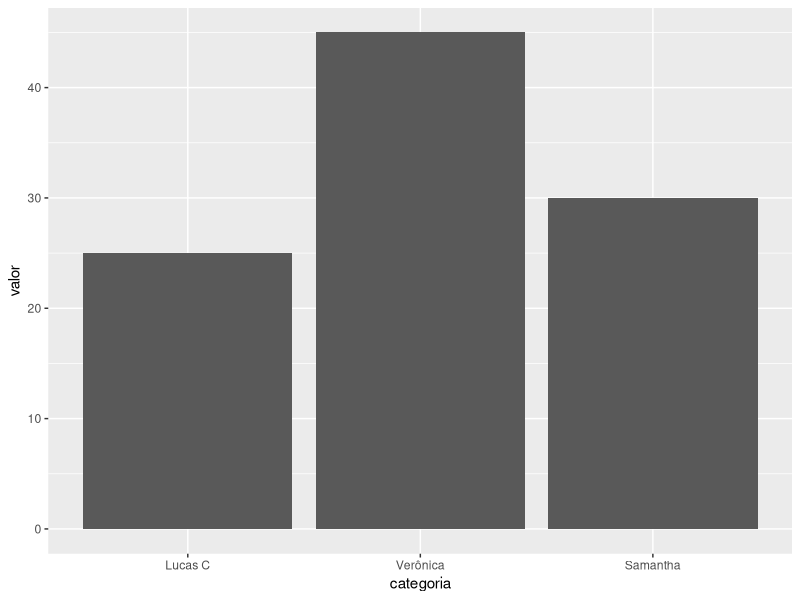
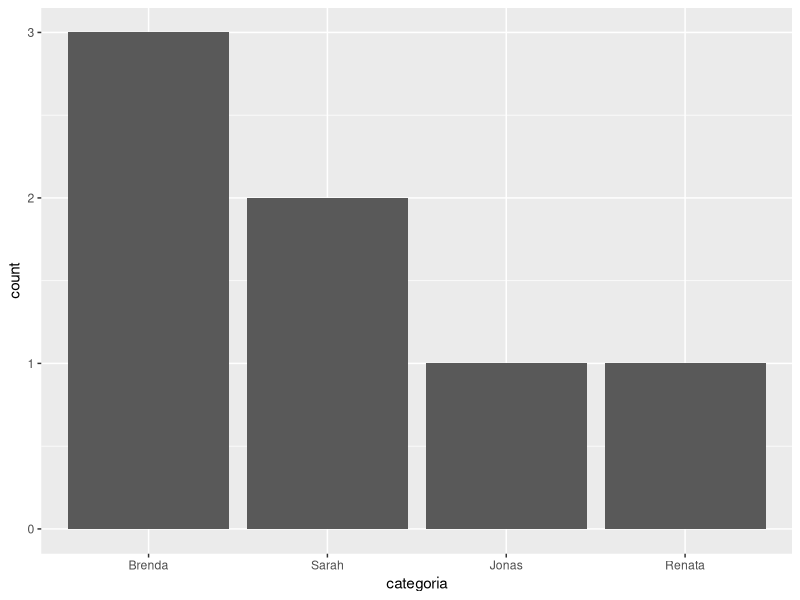
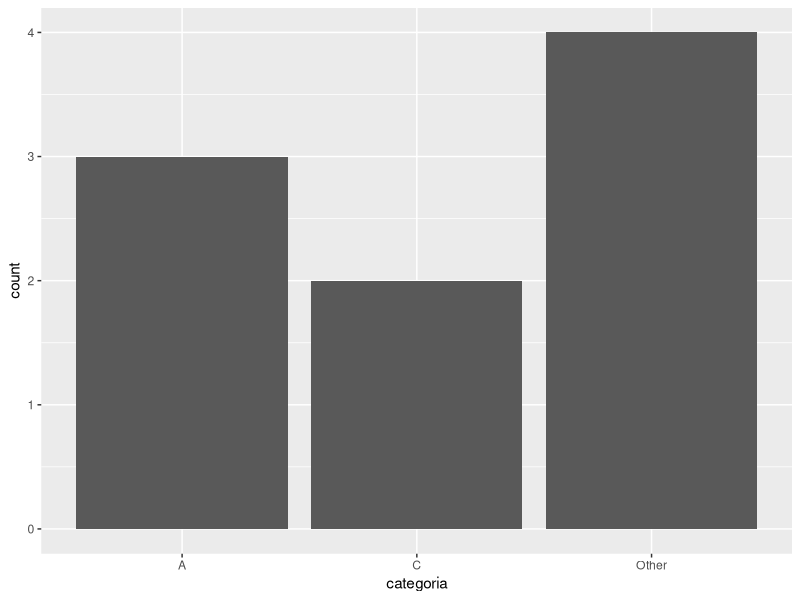
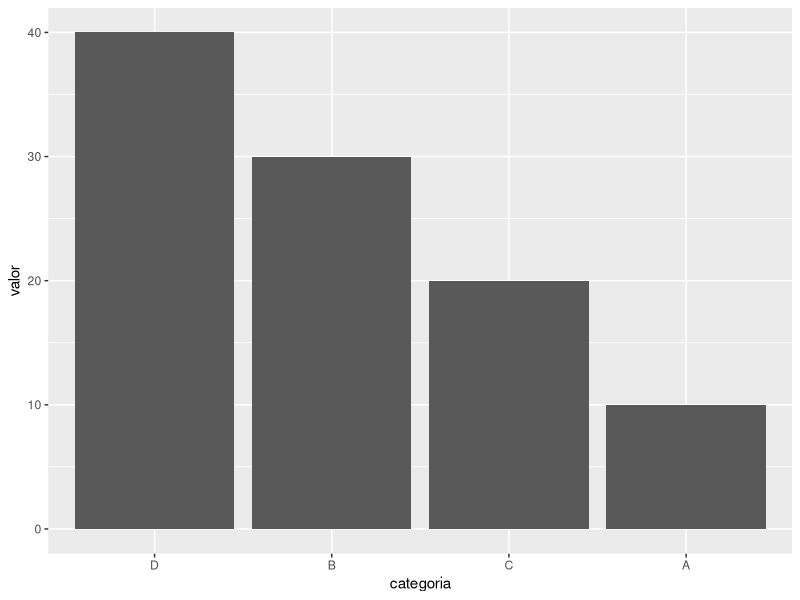
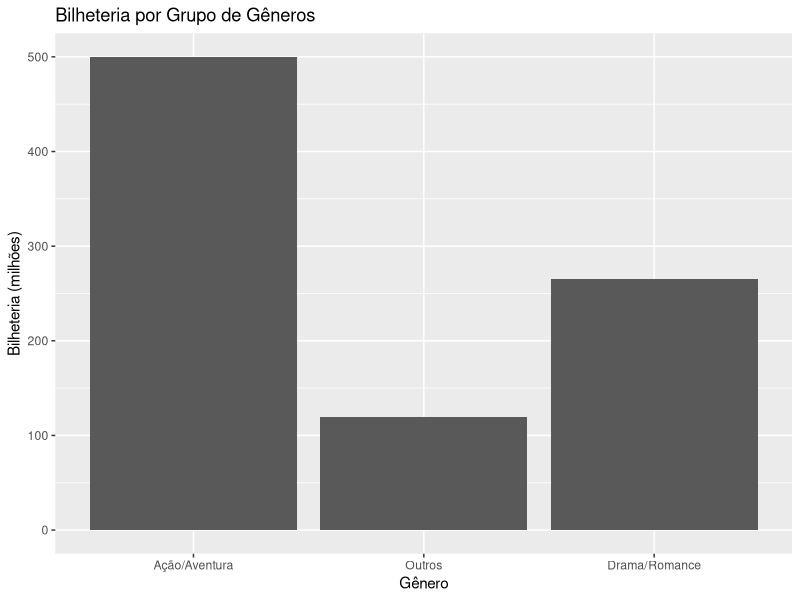
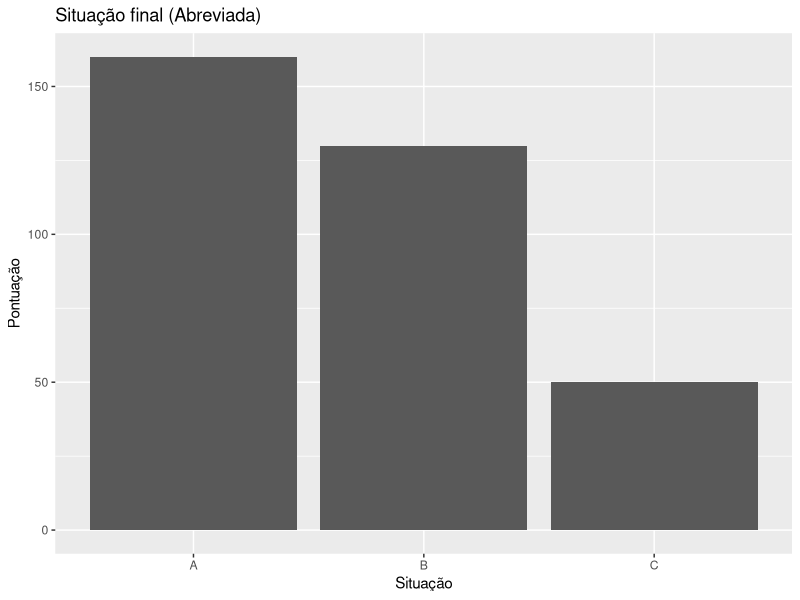
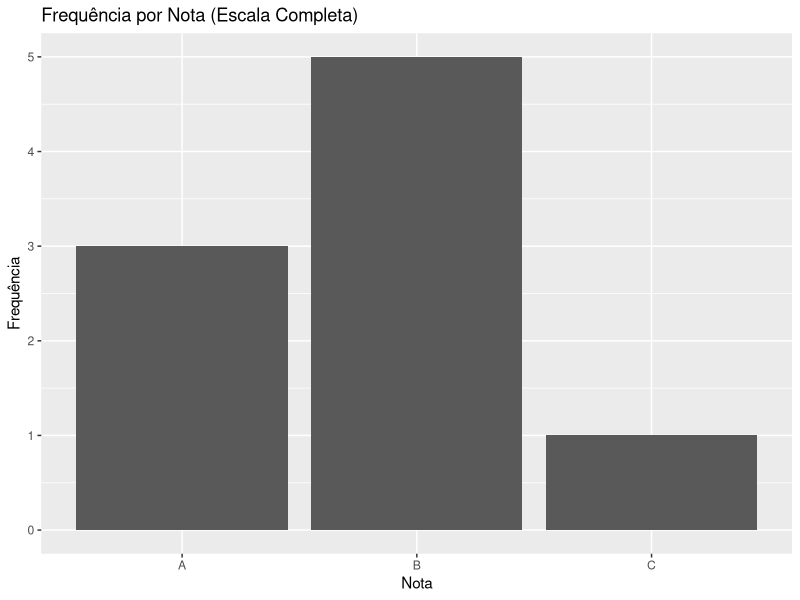

The R script that drew these images, in order:
################################################################################
##################          Lucas Pereira Belo          ########################
################################################################################

## Exemplo 1: Reordenando Níveis com fct_relevel()

library(forcats)
library(ggplot2)
dados <- data.frame(
  categoria = factor(c("Lucas C", "Verônica", "Samantha", "Lucas C", "Verônica")),
  valor = c(10, 20, 30, 15, 25)
)
dados$categoria <- fct_relevel(dados$categoria, "Lucas C", "Verônica", "Samantha")
plot <- ggplot(dados, aes(categoria, valor)) +
  geom_bar(stat = "identity")
plot

## Exemplo 2: Reordenando por Frequência com fct_infreq()

dados <- data.frame(
  categoria = factor(c("Sarah", "Sarah", "Jonas", "Brenda", "Brenda", "Brenda", "Renata"))
)

# Reordenando por frequência
dados$categoria <- fct_infreq(dados$categoria)
dados$categoria
# Visualização
plot2 <- ggplot(dados, aes(categoria)) +
  geom_bar()
plot2

## Exemplo 3: Agrupando Níveis com fct_lump()

dados <- data.frame(
  categoria = factor(c("A", "A", "A", "B", "C", "C", "D", "E", "F"))
)

# Agrupando níveis menos frequentes
dados$categoria <- fct_lump(dados$categoria, n = 2)
dados$categoria
# Visualização
plot3 <- ggplot(dados, aes(categoria)) +
  geom_bar()
plot3

## Exemplo 4: Reordenando por outra variável com fct_reorder()

dados <- data.frame(
  categoria = factor(c("A", "B", "C", "D")),
  valor = c(10, 30, 20, 40)
)

# Reordenando por valor (decrescente)
dados$categoria <- fct_reorder(dados$categoria, dados$valor, .desc = TRUE)
dados$categoria

# Visualização
plot4 <- ggplot(dados, aes(categoria, valor)) +
  geom_bar(stat = "identity")
plot4

### Exemplo 5: Alterando Níveis com fct_recode

fator <- factor(c("Ellie", "Joel", "Tommy", "Abby"))

# Alterando apenas uma
fct_recode(fator, carol = "Ellie")

# Alterando todas
fct_recode(fator,
           Carol = "Ellie",
           Pedro = "Joel",
           Pedro = "Tommy",
           Carol = "Abby")

### Exemplo 6: Agrupando níveis com fct_collapse

dados <- data.frame(
  genero = factor(c("Ação", "Aventura", "Drama", "Romance", "Comédia", "Ação", "Romance", "Aventura")),
  bilheteria = c(100, 150, 80, 90, 120, 110, 95, 140)
)

# Agrupando níveis com fct_collapse
dados$genero <- fct_collapse(dados$genero,
                             "Ação/Aventura" = c("Ação", "Aventura"),
                             "Drama/Romance" = c("Drama", "Romance"),
                             "Outros" = "Comédia")
print(dados$genero)

# Visualização
plot <- ggplot(dados, aes(genero, bilheteria)) +
  geom_bar(stat = "identity") +
  labs(title = "Bilheteria por Grupo de Gêneros", x = "Gênero", y = "Bilheteria (milhões)")
plot

### Exemplo 7: Reordenando Níveis com lvls_reorder

fator <- factor(c("casado", "viuvo", "solteiro", "divorciado"))
fator

lvls_reorder(fator, c(3, 1, 2, 4))

## Exemplo 8: Renomeando Avaliações com lvls_revalue()

dados <- data.frame(
  Notas = factor(c("Aprovado", "Final", "Aprovado", "Reprovado", "Final")),
  pontuacao = c(70, 55, 90, 50, 75)
)

dados$Notas <- lvls_revalue(dados$Notas, c("A", "B", "C"))
print(dados$Notas)
plot <- ggplot(dados, aes(Notas, pontuacao)) +
  geom_bar(stat = "identity") +
  labs(title = "Situação final (Abreviada)", x = "Situação", y = "Pontuação")
print(plot)

## Exemplo 9: Expandindo níveis de um fator com a função lvls_expand

dados <- data.frame(
  nota = factor(c("A", "B", "C", "B", "A")),
  frequencia = c(2, 3, 1, 2, 1)
)
dados$nota <- lvls_expand(dados$nota, c("A", "B", "C", "D", "F"))
print(dados$nota)
plot <- ggplot(dados, aes(nota, frequencia)) +
  geom_bar(stat = "identity") +
  labs(title = "Frequência por Nota (Escala Completa)", x = "Nota", y = "Frequência")
print(plot)

